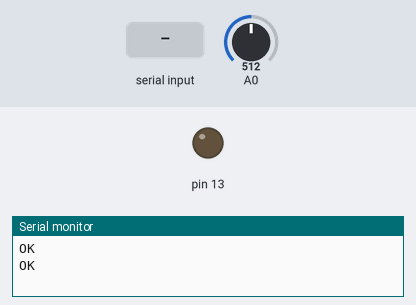
Bench run of a sketch on a simulated Arduino Uno, built with avr-gcc and run on an emulated ATmega328P. Shown: output pins drawn as LEDs (lit = HIGH), the last lines printed to the serial monitor. Inputs (shaded band) come from the test bench; at power-on: A0 = 512. The modem accepts every AT command (registered, SIM ready, sends succeed) and sends nothing else.

Above: at 1.4 s.
1.5 s: "1" received over the second serial link
At 5.6 s:
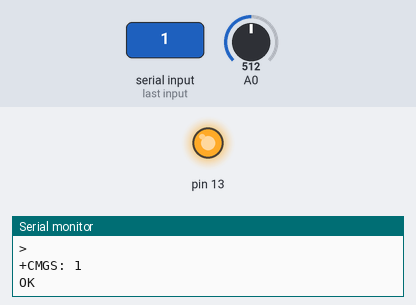
Timing chart, 0 to 7.1 s (numbered marks = the images above; inputs shaded):
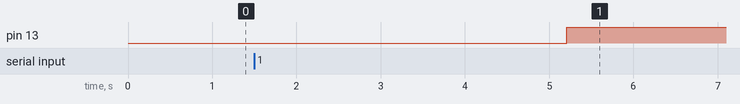

The sketch:

power-status-notifier.ino
```cpp
#include <SoftwareSerial.h>

#define DEBUG
#define PHONE_NUMBER "12345678"

static const char ON_MESSAGE[] = "Power On!";
static const char OFF_MESSAGE[] = "Power Off!";

// GSM module software serial
SoftwareSerial mySerial(2, 3); // RX, TX

// Power supply status
bool state = false;
bool prevState = state;

void setup()
{
    // Open serial communications to computer
    Serial.begin(9600);

    // Open serial communication to the GSM module
    mySerial.begin(115200);

#ifdef DEBUG
    // Get current baud rate
    mySerial.println("AT+IPR?");
    delay(100); // Let the command run
    while (mySerial.available()) {
        mySerial.read();
    }
#endif

    // Set baud rate
    mySerial.println("AT+IPR=115200");
    delay(100); // Let the command run
    while (mySerial.available()) {
        mySerial.read();
    }

    // Check if GSM module is ready
    mySerial.println("AT");
    while (mySerial.available()) {
        Serial.write(mySerial.read());
    }

    // The power supply PWR cable
    pinMode(A0, INPUT);

    // LED on Arduino to show whether the power is on or off
    pinMode(13, OUTPUT);
    digitalWrite(13, LOW);
}

void loop()
{
#ifdef DEBUG
    while (Serial.available()) {
        mySerial.write(Serial.read());
    }

    while (mySerial.available()) {
        Serial.write(mySerial.read());
    }
#endif

    // Check power supply status
    prevState = state;
    state = analogRead(A0) > 0;

    // Send SMS when power supply status goes online or offline
    // It also turns on / off the LED on Arduino
    if (state != prevState) {
        if (state) {
            sendSMS(ON_MESSAGE);
            digitalWrite(13, HIGH);
        } else {
            sendSMS(OFF_MESSAGE);
            digitalWrite(13, LOW);
        }
    }
}

// sendSMS sends a text message to a phone number
static void sendSMS(const char *msg)
{
    // Set mode to text mode
    mySerial.println("AT+CMGF=1");
    delay(1000);

#ifdef DEBUG
    while (mySerial.available()) {
        Serial.write(mySerial.read());
    }
#endif

    // Query for carrier address
    mySerial.println("AT+CSCA?");
    delay(1000);

#ifdef DEBUG
    while (mySerial.available()) {
        Serial.write(mySerial.read());
    }
#endif

    // Set message validity to one day
    mySerial.println("AT+CSMP=17,167,0,16");
    delay(1000);

#ifdef DEBUG
    while (mySerial.available()) {
        Serial.write(mySerial.read());
    }
#endif

    // Set phone number
    mySerial.println("AT+CMGS=\"" PHONE_NUMBER "\"");
    delay(1000);

#ifdef DEBUG
    while (mySerial.available()) {
        Serial.write(mySerial.read());
    }
#endif

    // Set text message
    mySerial.print(msg);
    mySerial.write(26); // End of message
    mySerial.flush();
    delay(1000);

#ifdef DEBUG
    while (mySerial.available()) {
        Serial.write(mySerial.read());
    }
#endif
}
```
